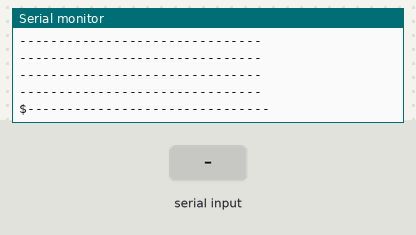
The sketch below on a simulated ESP32. Shown: the last lines printed to the serial monitor. The inputs (shaded band) are chosen by the test bench.

Above: at 1.2 s.
1.3 s: "1" received over the second serial link
At 1.46 s:
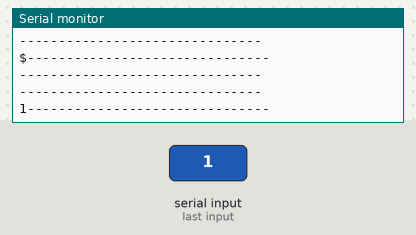
2.8 s: "0" received over the second serial link
At 2.96 s:
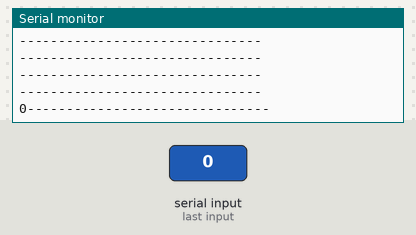
4.3 s: "2" received over the second serial link
At 4.47 s:
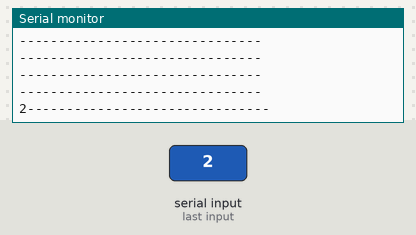

Measured:
- after the input at 1.3 s, the serial monitor: prints a new line at once (image 1)
- after the input at 2.8 s, the serial monitor: prints a new line at once (image 2)
- after the input at 4.3 s, the serial monitor: prints a new line at once (image 3)

The sketch:

gps.ino
```cpp
#define RXD2 16  // RX pin for GPS (connected to GPS module TX)
#define TXD2 17  // TX pin for GPS (connected to GPS module RX)
#include <HardwareSerial.h>
#include <TinyGPS++.h>

#define GPS_BAUD 9600

HardwareSerial gpsSerial(2);  // Create a HardwareSerial object for Serial2

float longitude;
float latitude;
float altitude;

void setup(){
  Serial.begin(115200);  // Start the Serial Monitor at 9600 baud rate

  // Initialize the GPS serial connection on Serial2 with the specified baud rate
  gpsSerial.begin(GPS_BAUD, SERIAL_8N1, RXD2, TXD2);
  Serial.println("GPS Serial (Serial2) started at 9600 baud rate");
}

void loop(){
  while (gpsSerial.available() > 0){
    // Read and output GPS data byte by byte
    char gpsData = gpsSerial.read();
    Serial.print(gpsData);  // Print the GPS data to the Serial Monitor
  }
  delay(100);  // Delay for readability
  Serial.println("-------------------------------");
}
```
